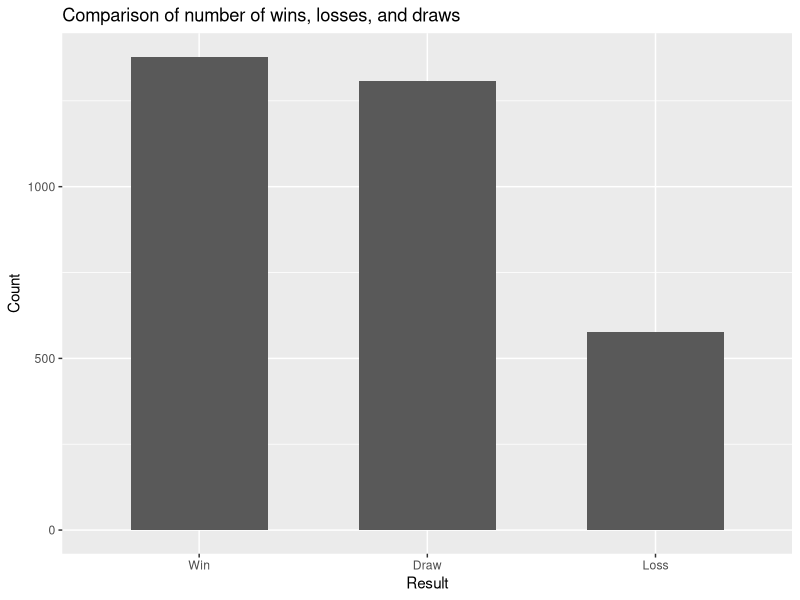
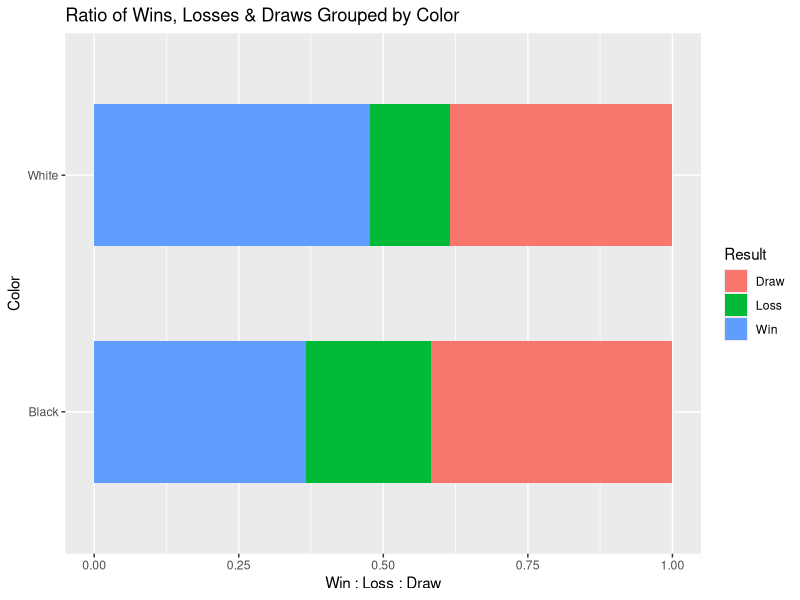
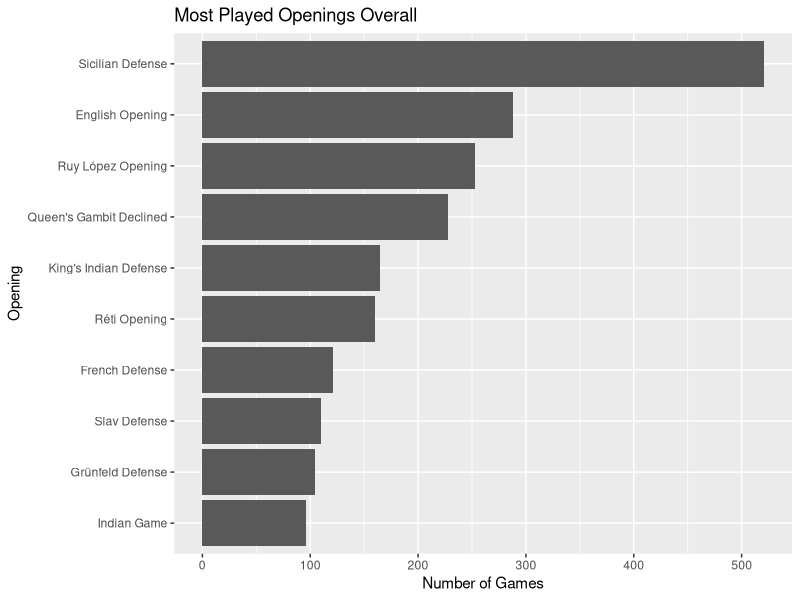
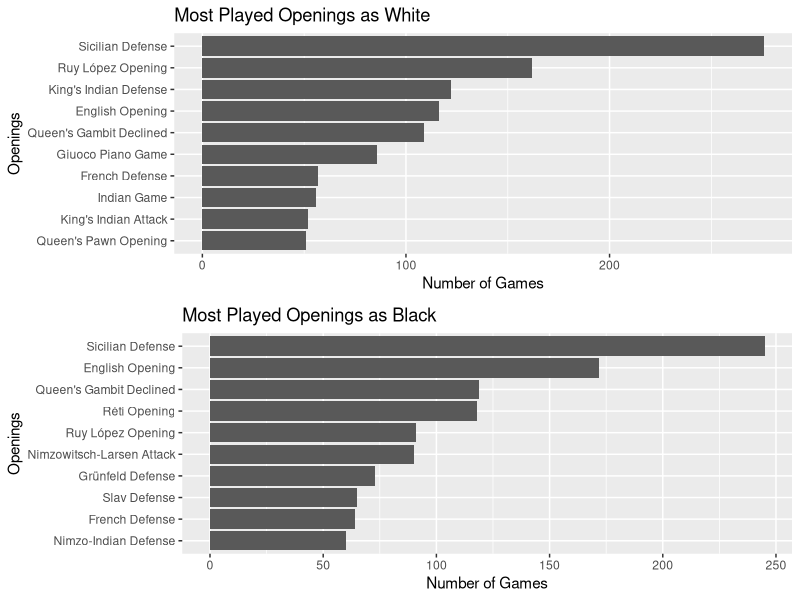
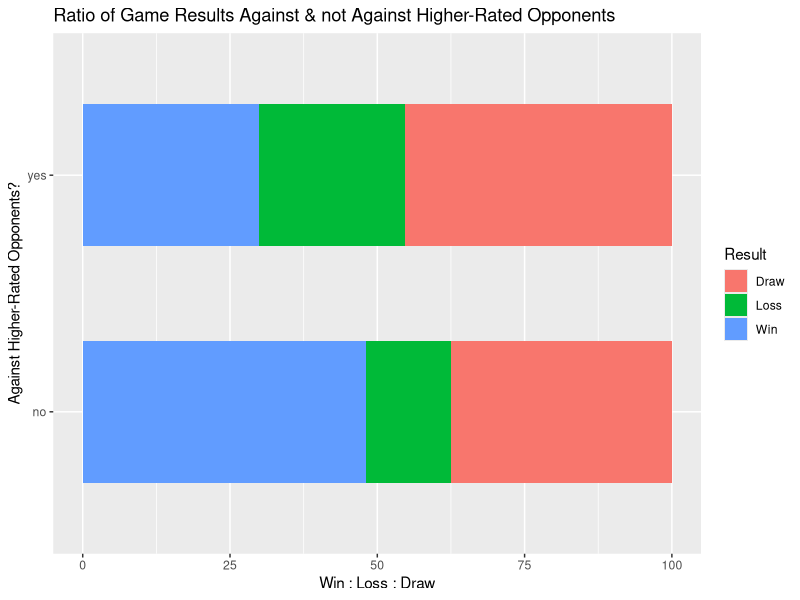
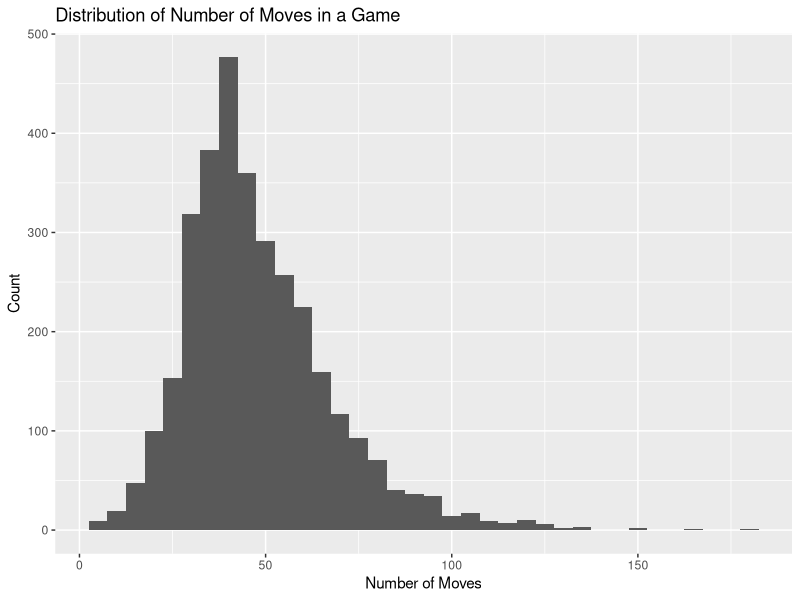
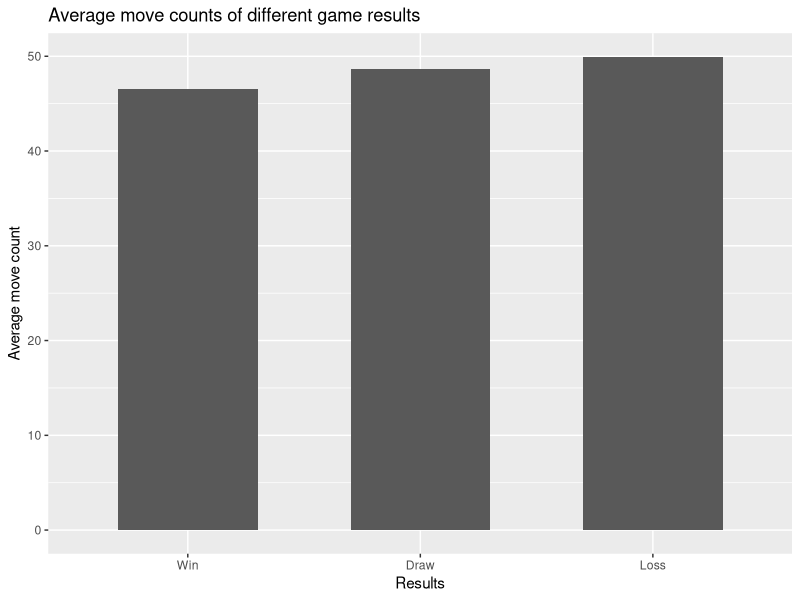
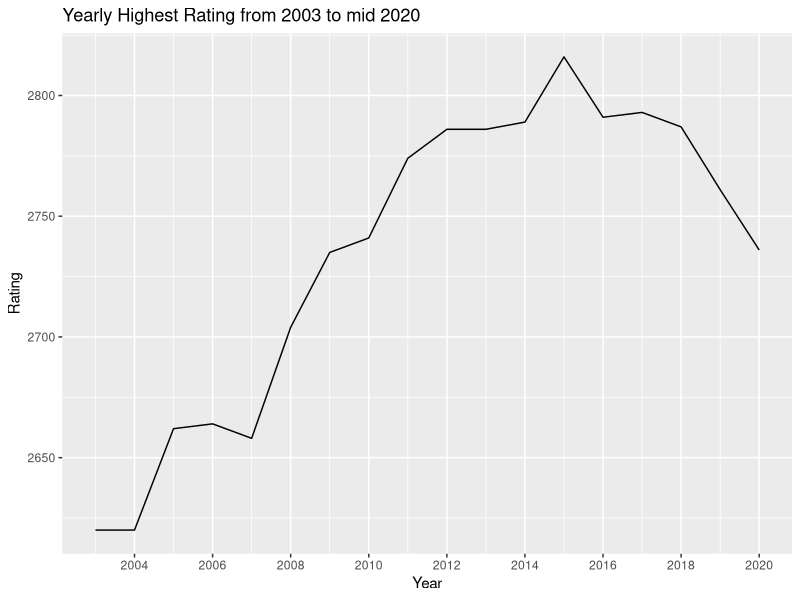

These charts were generated, in order, by the following R code:
## ---- chunk 1
library(readr)
library(dplyr)
library(magrittr)
library(ggplot2)
library(gridExtra)
## ---- chunk 2
df <- read_csv("cleaned_data.csv")
head(df)
## ---- chunk 3
# count of win, draw, loss
overall_win <- df %>%
  group_by(Result) %>%
  summarise(Count = n())

# vars for inline code
ngame <- summarise(df, n()) %>% as.character()
wins <- overall_win[3, 2] %>% as.character()
loss <- overall_win[2, 2] %>% as.character()
draw <- overall_win[1, 2] %>% as.character()
wr <- round(as.numeric(wins) / as.numeric(ngame) * 100, 2)

# plot
overall_win %>%
  ggplot(aes(x = reorder(Result, -Count), y = Count)) +
  geom_bar(stat = "identity", width = 0.6) +
  labs(
    title = "Comparison of number of wins, losses, and draws",
    x = "Result"
  )
## ---- chunk 4
# ratio of win, draw, loss by color
winrate <- df %>%
  group_by(Color, Result) %>%
  summarise(count = n()) %>%
  mutate(Percentage = count / sum(count) * 100) %>%
  select(-count) 

# vars for inline code
w_wr <- round(winrate[6, 3], 2) %>% as.character()
b_wr <- round(winrate[3, 3], 2) %>% as.character()

# plot
winrate %>%
  ggplot(aes(x = Color, y = Percentage, fill = Result)) +
  geom_bar(stat = "identity", position = "fill", width = 0.6) +
  coord_flip() +
  labs(
    title = "Ratio of Wins, Losses & Draws Grouped by Color",
    y = "Win : Loss : Draw"
  )
## ---- chunk 5
# openings and their game count
overall_op <- df %>%
  group_by(Opening) %>%
  summarise(N_games = n()) %>%
  arrange(desc(N_games))

# top 10 most played openings
head(overall_op, 10) %>%
  ggplot(aes(x = reorder(Opening, N_games), y = N_games)) +
  geom_bar(stat = "identity") +
  coord_flip() +
  labs(
    title = "Most Played Openings Overall",
    x = "Opening",
    y = "Number of Games"
  )
## ---- chunk 6
# top 10 most played openings grouped by color
top_by_color <- df %>%
  group_by(Color, Opening) %>%
  summarise(N_games = n()) %>%
  top_n(n = 10, wt = N_games)

# top 10 most played openings by white
white <- head(top_by_color, 10) %>%
  ggplot(aes(x = reorder(Opening, N_games), y = N_games)) +
  geom_bar(stat = "identity") +
  coord_flip() +
  labs(
    title = "Most Played Openings as White",
    x = "Openings",
    y = "Number of Games"
  )

# top 10 most played openings by black
black <- tail(top_by_color, 10) %>%
  ggplot(aes(x = reorder(Opening, N_games), y = N_games)) +
  geom_bar(stat = "identity") +
  coord_flip() +
  labs(
    title = "Most Played Openings as Black",
    x = "Openings",
    y = "Number of Games"
  )

grid.arrange(white, black)
## ---- chunk 7
# results against/not-against higher rated opponents
vs_higher <-df %>%
  mutate(Vs_higher = if_else(Opponent_rating > Rating, "yes","no")) %>%
  group_by(Vs_higher, Result) %>%
  summarise(count = n()) %>%
  mutate(Percentage = count / sum(count) * 100) %>%
  select(-count) %>%
  arrange(desc(Vs_higher))

# vars for inline code
highdraw <- round(vs_higher[1, 3], 2) %>% as.character()
lowwin <- round(vs_higher[6, 3], 2) %>% as.character()

#plot
vs_higher %>%
  ggplot(aes(x = Vs_higher, y = Percentage, fill = Result)) +
  geom_bar(stat = "identity", width = 0.6) +
  coord_flip() +
  labs(
    title = "Ratio of Game Results Against & not Against Higher-Rated Opponents",
    x = "Against Higher-Rated Opponents?",
    y = "Win : Loss : Draw"
  ) 
## ---- chunk 8
# avg number of moves
avg_mv <- round(mean(df$Moves), 2) %>% as.character()

# move count distribution
df %>%
  ggplot(aes(x = Moves)) +
  geom_histogram(binwidth = 5) +
  labs(
    title = "Distribution of Number of Moves in a Game",
    x = "Number of Moves",
    y = "Count"
  )
## ---- chunk 9
# avg moves for win/draw/loss plot
df %>%
  group_by(Result) %>%
  summarise(Mean_moves = mean(Moves)) %>%
  ggplot(aes(x = reorder(Result, Mean_moves), y = Mean_moves)) +
  geom_bar(stat = "identity", width = 0.6) +
  labs(
    title = "Average move counts of different game results",
    x = "Results",
    y = "Average move count"
  )
## ---- chunk 10
# highest rating of each year 2003-2020
df %>%
  group_by(Year) %>%
  filter(Year > 2002) %>%
  summarise(highest_rt = max(Rating, na.rm = TRUE)) %>%
  ggplot(aes(x = Year, y = highest_rt)) +
  geom_line() +
  scale_x_continuous(breaks = seq(2002, 2020, 2)) +
  labs(
    title = "Yearly Highest Rating from 2003 to mid 2020",
    y = "Rating"
  )

max_rt <- max(df$Rating) %>% as.character()
## ---- chunk 11
# top 10 most played opponents
reg_opp <- df %>%
  group_by(Opponent) %>%
  summarise(n = n()) %>%
  arrange(desc(n)) %>%
  head(10)

# top 10 barchart
reg_opp %>%
  ggplot(aes(x = reorder(Opponent, n), y = n)) +
  geom_bar(stat = "identity", width = 0.6) +
  coord_flip() +
  labs(
    title = "Top 10 Players He Plays with Most Often",
    x = "Opponent",
    y = "Number of games played"
  )
## ---- chunk 12
# w/d/l ratio 
df %>%
  group_by(Opponent, Result) %>%
  filter(Opponent %in% reg_opp$Opponent) %>%
  summarise(n = n()) %>%
  ggplot(aes(x = Opponent, y = n, fill = Result)) +
  geom_bar(stat = "identity",position = "fill", width = 0.6) +
  coord_flip() +
  labs(
    title = "Results Against Players He Plays With Most Often",
    x = "Opponent",
    y = "Win : Loss : Draw"
  )
## ---- chunk 13
# openings with game number > 20
freq_op <- df %>%
  group_by(Opening) %>%
  summarise(count = n()) %>%
  filter(count > 20)

# colors, openings, results 
op_res <- df %>%
  select(Color, Opening, Result) %>%
  filter(Opening %in% freq_op$Opening)

# cochran-mantel-haenszel tes on op_res
tb <- table(op_res$Color, op_res$Opening, op_res$Result)
mantelhaen.test(tb)
## ---- chunk 14
# top 10 op overal
df %>%
  filter(Opening %in% op_res$Opening) %>%
  group_by(Opening, Result) %>%
  summarise(Count = n()) %>%
  mutate(Winrate = round(Count / sum(Count) * 100, 2)) %>%
  filter(Result == "Win") %>%
  select(-Count, -Result) %>%
  arrange(desc(Winrate)) %>%
  head(10) %>%
  ggplot(aes(x = reorder(Opening, Winrate), y = Winrate)) +
  geom_bar(stat = "Identity", width = 0.6) +
  coord_flip() +
  scale_y_continuous(limits = c(0, 100)) +
  labs(
    title = "Top 10 Win-Rates of Openings Overall",
    x = "Opening",
    y = "Win-rate in percentages(%)"
  )
## ---- chunk 15
# top 10 white op
opw <- df %>%
  filter(Opening %in% op_res$Opening) %>%
  group_by(Color, Opening, Result) %>%
  summarise(Count = n()) %>%
  mutate(Winrate = round(Count / sum(Count) * 100, 2)) %>%
  filter(Result == "Win" & Color == "White") %>%
  select(-Count, -Result) %>%
  arrange(desc(Winrate)) %>%
  head(10) %>%
  ggplot(aes(x = reorder(Opening, Winrate), y = Winrate)) +
  geom_bar(stat = "Identity", width = 0.6) +
  coord_flip() +
  scale_y_continuous(limits = c(0, 100)) +
  labs(
    title = "Top 10 Win-rates of Openings Played as White",
    x = "Opening",
    y = "Win-Rate in Percentages(%)"
  )

# top 10 black op
opb <- df %>%
  filter(Opening %in% op_res$Opening) %>%
  group_by(Color, Opening, Result) %>%
  summarise(Count = n()) %>%
  mutate(Winrate = round(Count / sum(Count) * 100, 2)) %>%
  filter(Result == "Win" & Color == "Black") %>%
  select(-Count, -Result) %>%
  arrange(desc(Winrate)) %>%
  head(10) %>%
  ggplot(aes(x = reorder(Opening, Winrate), y = Winrate)) +
  geom_bar(stat = "Identity", width = 0.6) +
  coord_flip() +
  scale_y_continuous(limits = c(0, 100)) +
  labs(
    title = "Top 10 Win-rates of Openings Played as Black",
    x = "Opening",
    y = "Win-Rate in Percentages(%)"
  )

grid.arrange(opw, opb)
